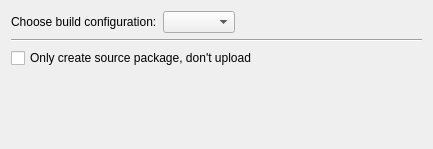
<?xml version="1.0" encoding="UTF-8"?>
<ui version="4.0">
 <class>MaemoPublishingWizardPageFremantleFree</class>
 <widget class="QWizardPage" name="MaemoPublishingWizardPageFremantleFree">
  <property name="geometry">
   <rect>
    <x>0</x>
    <y>0</y>
    <width>433</width>
    <height>149</height>
   </rect>
  </property>
  <property name="windowTitle">
   <string>WizardPage</string>
  </property>
  <layout class="QVBoxLayout" name="verticalLayout">
   <item>
    <layout class="QHBoxLayout" name="horizontalLayout">
     <item>
      <widget class="QLabel" name="buildConfigLabel">
       <property name="text">
        <string>Choose build configuration:</string>
       </property>
      </widget>
     </item>
     <item>
      <widget class="QComboBox" name="buildConfigComboBox"/>
     </item>
     <item>
      <spacer name="horizontalSpacer">
       <property name="orientation">
        <enum>Qt::Horizontal</enum>
       </property>
       <property name="sizeHint" stdset="0">
        <size>
         <width>40</width>
         <height>20</height>
        </size>
       </property>
      </spacer>
     </item>
    </layout>
   </item>
   <item>
    <widget class="Line" name="line">
     <property name="orientation">
      <enum>Qt::Horizontal</enum>
     </property>
    </widget>
   </item>
   <item>
    <widget class="QCheckBox" name="skipUploadCheckBox">
     <property name="text">
      <string>Only create source package, don't upload</string>
     </property>
    </widget>
   </item>
   <item>
    <spacer name="verticalSpacer">
     <property name="orientation">
      <enum>Qt::Vertical</enum>
     </property>
     <property name="sizeHint" stdset="0">
      <size>
       <width>20</width>
       <height>78</height>
      </size>
     </property>
    </spacer>
   </item>
  </layout>
 </widget>
 <resources/>
 <connections/>
</ui>
